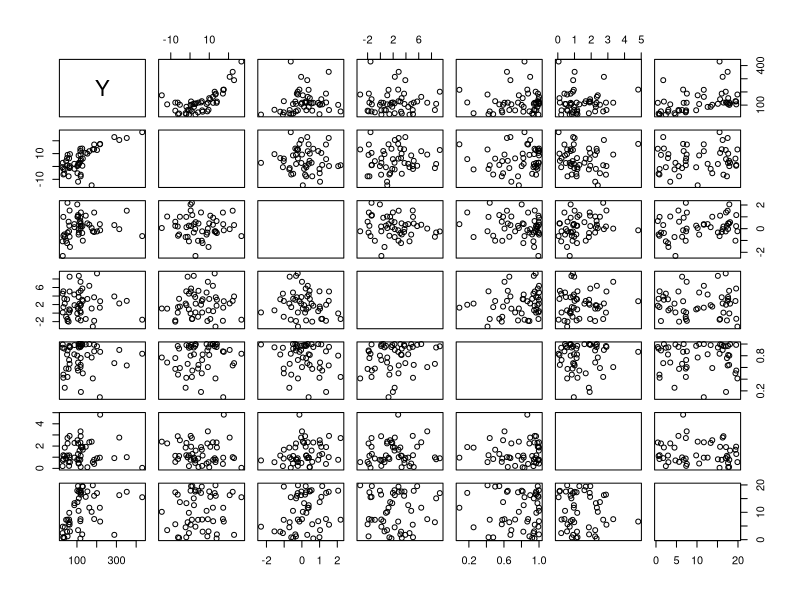
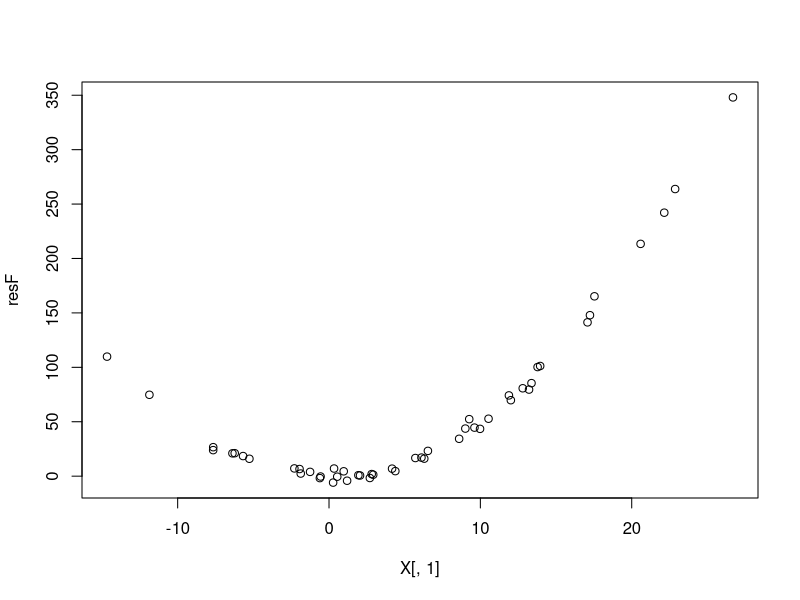

Here is the R script that generated these plots, in order:
## ---- chunk 1
# generate data
set.seed(123)
n = 50
X = matrix(c(rnorm(n, 5, 10), rnorm(n), rnorm(n, 3, 3), rbeta(n, 2.2, 0.6), rgamma(n, 1.6), runif(n, 0, 20)), nrow=n)
Y = apply(X, 1, function(X){0.5*(X[1])^2 + 3*X[2] + 3*X[3] + 4*X[4] + 4*X[5] + 5*X[6] })
pairs(cbind(Y,X))
## ---- chunk 2
Y = Y[order(X[,1])]
X = X[order(X[,1]),]
diffY = Y[2:length(Y)] - Y[1:(length(Y)-1)]
diffX = X[2:nrow(X),] - X[1:(nrow(X)-1),]
diffX = diffX[,-1]
model1 = lm(diffY ~ 0 + diffX)
resF = (Y - X[,-1] %*% model1$coefficients)
plot(resF ~ X[,1])
